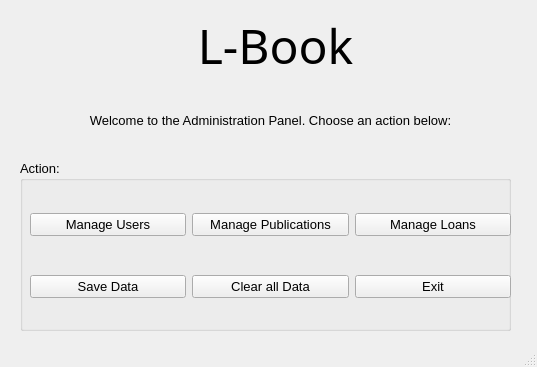
<?xml version="1.0" encoding="UTF-8"?>
<ui version="4.0">
    <class>adminMainWindow</class>
    <widget class="QMainWindow" name="adminMainWindow">
        <property name="geometry">
            <rect>
                <x>0</x>
                <y>0</y>
                <width>537</width>
                <height>367</height>
            </rect>
        </property>
        <property name="windowTitle">
            <string>MainWindow</string>
        </property>
        <widget class="QWidget" name="centralwidget">
            <widget class="QLabel" name="logoLabel">
                <property name="geometry">
                    <rect>
                        <x>10</x>
                        <y>0</y>
                        <width>531</width>
                        <height>91</height>
                    </rect>
                </property>
                <property name="font">
                    <font>
                        <family>A Charming Font Expanded</family>
                        <pointsize>36</pointsize>
                    </font>
                </property>
                <property name="text">
                    <string>L-Book</string>
                </property>
                <property name="alignment">
                    <set>Qt::AlignCenter</set>
                </property>
                <property name="textInteractionFlags">
                    <set>Qt::NoTextInteraction</set>
                </property>
            </widget>
            <widget class="QLabel" name="label_2">
                <property name="geometry">
                    <rect>
                        <x>0</x>
                        <y>90</y>
                        <width>541</width>
                        <height>61</height>
                    </rect>
                </property>
                <property name="font">
                    <font>
                        <pointsize>10</pointsize>
                    </font>
                </property>
                <property name="text">
                    <string>Welcome to the Administration Panel. Choose an action below:</string>
                </property>
                <property name="alignment">
                    <set>Qt::AlignCenter</set>
                </property>
                <property name="textInteractionFlags">
                    <set>Qt::NoTextInteraction</set>
                </property>
            </widget>
            <widget class="QGroupBox" name="groupBox">
                <property name="geometry">
                    <rect>
                        <x>20</x>
                        <y>160</y>
                        <width>491</width>
                        <height>171</height>
                    </rect>
                </property>
                <property name="font">
                    <font>
                        <pointsize>10</pointsize>
                    </font>
                </property>
                <property name="title">
                    <string>Action:</string>
                </property>
                <widget class="QWidget" name="">
                    <property name="geometry">
                        <rect>
                            <x>10</x>
                            <y>20</y>
                            <width>481</width>
                            <height>151</height>
                        </rect>
                    </property>
                    <layout class="QHBoxLayout" name="horizontalLayout">
                        <item>
                            <layout class="QVBoxLayout" name="verticalLayout">
                                <item>
                                    <widget class="QPushButton" name="userButton">
                                        <property name="font">
                                            <font>
                                                <pointsize>10</pointsize>
                                            </font>
                                        </property>
                                        <property name="text">
                                            <string>Manage Users</string>
                                        </property>
                                    </widget>
                                </item>
                                <item>
                                    <widget class="QPushButton" name="saveButton">
                                        <property name="font">
                                            <font>
                                                <pointsize>10</pointsize>
                                            </font>
                                        </property>
                                        <property name="text">
                                            <string>Save Data</string>
                                        </property>
                                    </widget>
                                </item>
                            </layout>
                        </item>
                        <item>
                            <layout class="QVBoxLayout" name="verticalLayout_2">
                                <item>
                                    <widget class="QPushButton" name="publicationButton">
                                        <property name="font">
                                            <font>
                                                <pointsize>10</pointsize>
                                            </font>
                                        </property>
                                        <property name="text">
                                            <string>Manage Publications</string>
                                        </property>
                                    </widget>
                                </item>
                                <item>
                                    <widget class="QPushButton" name="clearButton">
                                        <property name="font">
                                            <font>
                                                <pointsize>10</pointsize>
                                            </font>
                                        </property>
                                        <property name="text">
                                            <string>Clear all Data</string>
                                        </property>
                                    </widget>
                                </item>
                            </layout>
                        </item>
                        <item>
                            <layout class="QVBoxLayout" name="verticalLayout_3">
                                <item>
                                    <widget class="QPushButton" name="loanButton">
                                        <property name="font">
                                            <font>
                                                <pointsize>10</pointsize>
                                            </font>
                                        </property>
                                        <property name="text">
                                            <string>Manage Loans</string>
                                        </property>
                                    </widget>
                                </item>
                                <item>
                                    <widget class="QPushButton" name="exitButton">
                                        <property name="font">
                                            <font>
                                                <pointsize>10</pointsize>
                                            </font>
                                        </property>
                                        <property name="text">
                                            <string>Exit</string>
                                        </property>
                                    </widget>
                                </item>
                            </layout>
                        </item>
                    </layout>
                </widget>
            </widget>
        </widget>
        <widget class="QStatusBar" name="statusbar"/>
    </widget>
    <resources/>
    <connections/>
</ui>
